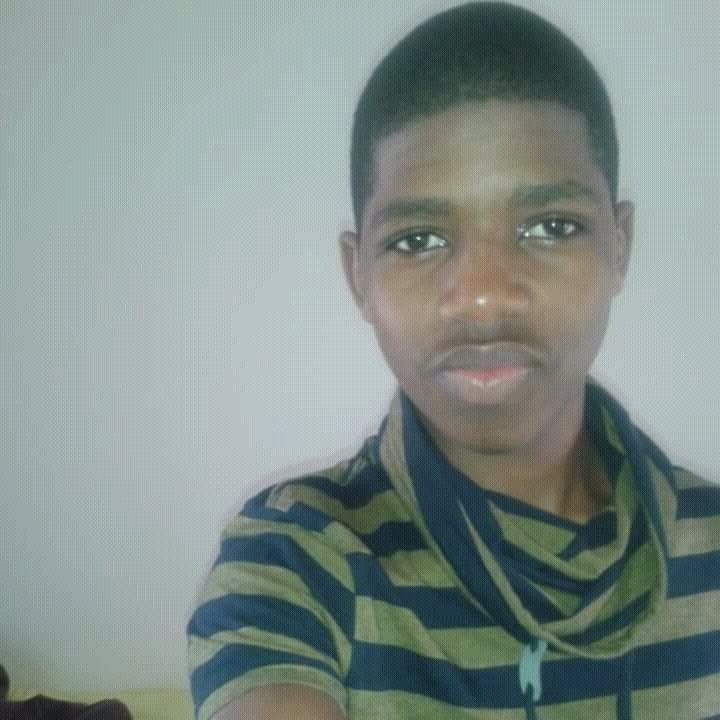
#> input picture Syoh.jpg, 720 x 720 px
$ python 'Face and Eye Detector.py'
#> lines starting #> are read from the running program, lines starting #| are printed output that depends on the picture; after the words box and inside, x2 and y2 are one past the last pixel; in counts of white or black regions, pixels touching at a corner belong together
import cv2
import numpy as np

#Fetch pre-trained classifiers for face and eyes stored as xml files.
#create face and eye detector with openCV
face_cascade = cv2.CascadeClassifier("haarcascade_frontalface_default.xml")
eye_cascade = cv2.CascadeClassifier("haarcascade_eye.xml")

#Load image input in color mode.
img = cv2.imread("Syoh.jpg")
#> img is the input picture: shape (720, 720, 3); mean B, G, R 139.3, 144, 130.3
#resizing the image
rs_img = cv2.resize(img,(300,400))
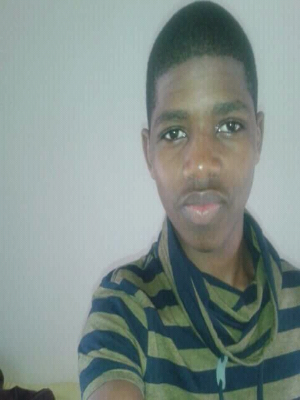
#> rs_img: shape (400, 300, 3); mean B, G, R 139.2, 143.9, 130.2
#converting image into grayscale mode
gray = cv2.cvtColor(rs_img, cv2.COLOR_BGR2GRAY)
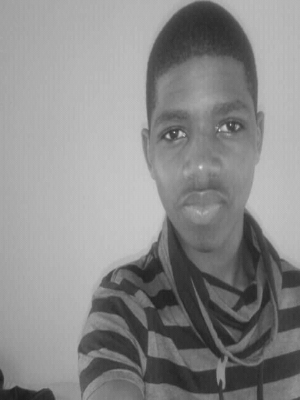
#> gray: shape (400, 300); min 27, max 227, mean 139.3

#Find face in the image.
faces =  face_cascade.detectMultiScale(gray,1.2,5)
#> faces = [[125, 70, 156, 156]]
'''For faces found they must have rectangular face box using rs_img,co-ordinates
,rgb values for rectangle outline and a width of the rect.'''
for (x,y,w,h) in faces:
    cv2.rectangle(rs_img,(x,y), (x+w, y+h),(255,0,0),2)
    roi_gray = gray[y:y+h, x:x+w]
    roi_color = rs_img[y:y+h, x:x+w]
    eyes = eye_cascade.detectMultiScale(roi_gray)
    for (ex,ey,ew,eh) in eyes:
        cv2.rectangle(roi_color, (ex,ey), (ex+ew, ey+eh), (0,255,0), 2)
#> this loop made 1 pass
#> (x, y, w, h, eyes) on pass 1: (125, 70, 156, 156, [[82, 35, 44, 44], [27, 43, 41, 41]])
#> pass 1, `roi_gray = gray[y:y+h, x:x+w]`:
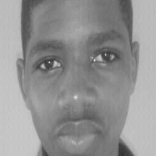
#> roi_gray: shape (156, 156); min 50, max 227, mean 146.6
#> pass 1, `roi_color = rs_img[y:y+h, x:x+w]`:
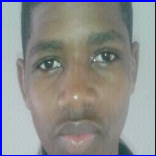
#> roi_color: shape (156, 156, 3); mean B, G, R 143.8, 141.6, 140.3
#> after the loop:
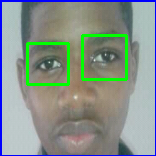
#> roi_color: shape (156, 156, 3); 4.16% of pixels changed, all inside (x1, y1, x2, y2) = (26, 34, 128, 86)
#> after the loop:
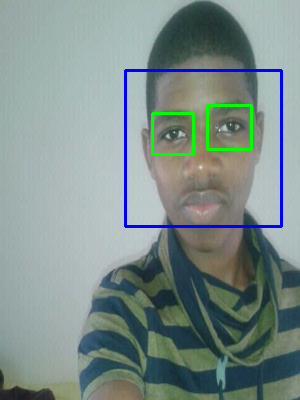
#> rs_img: shape (400, 300, 3); 2.4% of pixels changed, all inside (x1, y1, x2, y2) = (124, 69, 283, 228)

cv2.imshow("img",rs_img)
cv2.waitKey(0)
cv2.destroyAllWindows()
